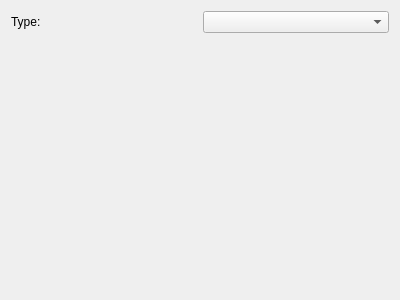
<?xml version="1.0" encoding="UTF-8"?>
<ui version="4.0">
 <class>BiologialSourceWidget</class>
 <widget class="QWidget" name="BiologialSourceWidget">
  <property name="geometry">
   <rect>
    <x>0</x>
    <y>0</y>
    <width>400</width>
    <height>300</height>
   </rect>
  </property>
  <property name="windowTitle">
   <string>Form</string>
  </property>
  <layout class="QGridLayout" name="gridLayout">
   <item row="0" column="0">
    <layout class="QVBoxLayout" name="verticalLayout">
     <item>
      <layout class="QHBoxLayout" name="horizontalLayout">
       <item>
        <widget class="QLabel" name="label">
         <property name="text">
          <string>Type:</string>
         </property>
         <property name="buddy">
          <cstring>bioSourceTypeComboBox</cstring>
         </property>
        </widget>
       </item>
       <item>
        <widget class="QComboBox" name="bioSourceTypeComboBox"/>
       </item>
      </layout>
     </item>
     <item>
      <widget class="QWidget" name="specimenWidget" native="true"/>
     </item>
    </layout>
   </item>
  </layout>
 </widget>
 <resources/>
 <connections/>
</ui>
